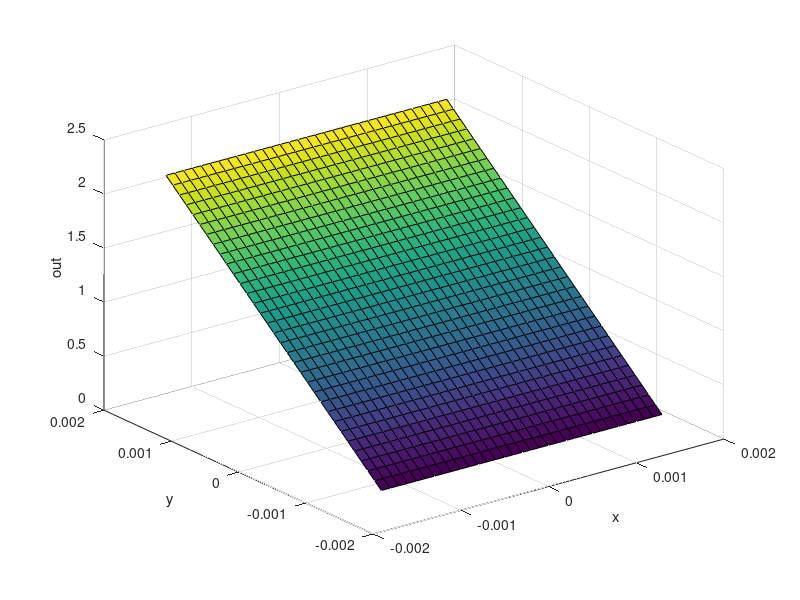

Here is the MATLAB script that generated this plot: (Note: this script raises an error after producing the figure.)
%% Gauss activation
close all
% coordinates
% xlin = linspace(-0.0128,0.0128,33);         %n_bif = 13
% ylin = linspace(-0.0128,0.0128,33);         
xlin = linspace(-0.0016,0.0016,33);           %n_bif = 7
ylin = linspace(-0.0016,0.0016,33);    

A = 3;
ramp = 0.003; %0.002;
x_centre = 0;%0.0008;%0.0064;
y_centre = 0;%0.0008;%0.0064;
PLC_min = 0.18;
PLC_max = 0.4;

[x,y] = meshgrid(xlin,ylin);
% out = min(1,A .* exp(- (((x-x_centre).^2+(y-y_centre).^2) ./ (2 * ramp.^2))));
% out = -20.3125 .* x + 0.44; % gradient for nbif = 13 (Jplc)
%out = -162.5 .* x + 0.44; % gradient for nbif = 7 (Jplc) 0.18-0.4
% out = 937.5 .* x + 1.5; % K_input 0-3
%out = PLC_min + (PLC_max-PLC_min) * (312.5 .* x + 0.5);
%%out = -100 .* x -100 .* y + 0.44; %diagonal
%out = (312.5 .* y + 0.5); % gradient 0-1
out = 625 * y + 1.2; % 0-1


figure
surf(x,y,out)
xlabel('x')
ylabel('y')
zlabel('out') 


%%

K_input_min = 0;
K_input_max = 2.5;
ramp = 0.003; % 0.004; 
ampl = 3;
x_centre = 0;%-0.0008; % 0;
y_centre = 0;%-0.0008; % 0;
t_up   = 200;
t_down = 800;
lengthpulse = t_down - t_up;	
lengtht1 = 10;
F_input = 2.5;
t0 = t_up;
t1 = t0 + lengtht1;
t2 = t0 + lengthpulse;
t3 = t1 + lengthpulse;
alpha = 2;
beta = 5;
deltat= 10; 	
gab = factorial(alpha + beta - 1);
ga = factorial(alpha - 1);
gb = factorial(beta - 1);
K_space = fmin(1.0,ampl*((K_input_max-K_input_min) * exp(- ((pow((x-x_centre),2)+pow((y-y_centre),2)) / (2 * pow(ramp,2)))))); 



